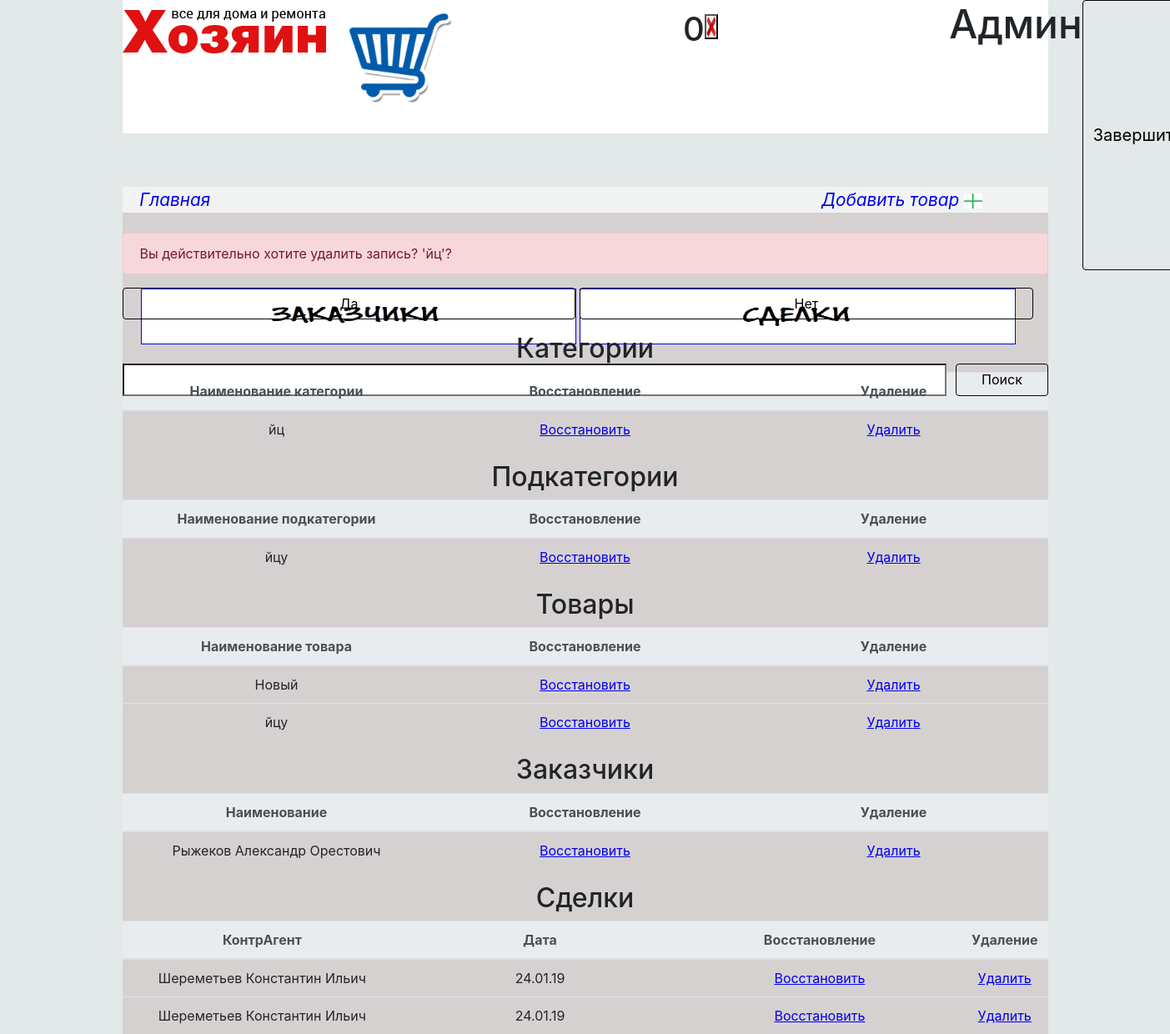
Page /delMarked.php?delGroup=йц (signed in) on the committed database.
### tables this page shows
CREATE TABLE `category` (
  `category_id` int(11) NOT NULL,
  `category_category` varchar(50) NOT NULL COMMENT 'название категории',
  `category_status` enum('0','1') NOT NULL COMMENT 'ее наличие',
  `category_sub` varchar(4) NOT NULL COMMENT 'название подкатегории',
  `category_image` varchar(50) NOT NULL
);

CREATE TABLE `product` (
  `product_id` int(11) NOT NULL,
  `product_name` varchar(100) NOT NULL COMMENT 'Наименование',
  `product_cost` int(6) NOT NULL COMMENT 'Цена',
  `product_description` varchar(512) NOT NULL COMMENT 'Описание',
  `product_image` varchar(124) NOT NULL COMMENT 'Картинка',
  `product_count` int(10) NOT NULL COMMENT 'Количество на складе',
  `product_characteristic` varchar(512) NOT NULL COMMENT 'Характеристики',
  `product_category` int(11) NOT NULL COMMENT 'Категория',
  `product_status` enum('0','1') NOT NULL COMMENT 'Статус наличия'
);

CREATE TABLE `customer` (
  `customer_id` int(11) NOT NULL,
  `customer_type` enum('0','1') NOT NULL COMMENT 'Тип(Физ/Юр)',
  `customer_name` varchar(150) NOT NULL COMMENT 'Наименование(Если Физ-Фио, Юр-организация)',
  `customer_adress` varchar(100) NOT NULL COMMENT 'Адресс',
  `customer_phone` varchar(11) NOT NULL COMMENT 'Телефон',
  `customer_status` enum('0','1') NOT NULL
);

### assets/delMarked_info.php (called while the page is built, shortened)
<?php
	$host = "localhost";
  	$login = "root";
  	$db = "tool_db";
  	$conn = mysqli_connect($host, $login, $password, $db);
	$query = "SELECT category_category FROM category Where category_status = '0' And category_sub = 'null';";
	$result = mysqli_query($conn, $query);
	$query2 = "SELECT category_category FROM category Where category_status = '0' And category_sub != 'null';";
	$result2 = mysqli_query($conn, $query2);
	$query3 = "SELECT product_name FROM product Where product_status = '0';";
	$result3 = mysqli_query($conn, $query3);
	$query4 = "SELECT customer_name FROM customer Where customer_status = '0';";
	$result4 = mysqli_query($conn, $query4);
	$query5 = "SELECT deal_name_customer,deal_date FROM deal Where deal_status = '0';";
	$result5 = mysqli_query($conn, $query5);
?>

### assets/delMarkedContent.php (the view, shortened to what this page needs)
<?php
	if (isset($_GET['delGroup'])) {
		$temp = str_replace('_',' ',$_GET['delGroup']);
		echo <<<HTML
					<br>
							<div class="alert alert-danger" role="alert">
								Вы действительно хотите удалить запись? '{$temp}'?
							</div>
							<form method="post">
							<input type="submit"  name="delYesGroup" value="Да" style="width: 49%;color: black;
						border-color:#010508;" class="btn btn-outline-secondary">
						<input type="submit"  name="delNoBTN" value="Нет" style="width: 49%;color: black;
						border-color:#010508;" class="btn btn-outline-secondary">
							</form>
HTML;
	}
	echo <<<HTML
		<h2 style="display: flex;    justify-content: center;">Категории</h2>
		<table class="table">
					<thead class="thead-light">
						<tr>
							<th class="TableCenter">Наименование категории</td>
							<th class="TableCenter">Восстановление</td>
							<th class="TableCenter">Удаление</td>
						</tr>
						</thead>
HTML;
	while($row = mysqli_fetch_array($_SESSION["DelMarkedCategory"])){
		$temp = str_replace(' ','_',$row['category_category']);
		echo <<<HEREDOC
                    <tr>
                    <td class="TableCenter">{$row['category_category']}</td>
					<td class="TableCenter"><a name=\"redGroup\" href=\delMarked.php?redGroup={$temp}>Восстановить</a></td>
					<td class="TableCenter"><a name=\"delGroup\" href=\delMarked.php?delGroup={$temp}>Удалить</a></td>
                    </tr>
HEREDOC;
	}
			echo <<<HTML
		</table>
		<h2 style="display: flex;    justify-content: center;">Подкатегории</h2>
		<table class="table">
					<thead class="thead-light">
						<tr>
							<th class="TableCenter">Наименование подкатегории</td>
							<th class="TableCenter">Восстановление</td>
							<th class="TableCenter">Удаление</td>
						</tr>
						</thead>
HTML;
	while($row = mysqli_fetch_array($_SESSION["DelMarkedSubCategory"])){
		$temp = str_replace(' ','_',$row['category_category']);
		echo <<<HEREDOC
                    <tr>
                    <td class="TableCenter">{$row['category_category']}</td>
					<td class="TableCenter"><a name=\"redGroup\" href=\delMarked.php?redGroup={$temp}>Восстановить</a></td>
					<td class="TableCenter"><a name=\"delGroup\" href=\delMarked.php?delGroup={$temp}>Удалить</a></td>
                    </tr>
HEREDOC;
	}
			echo <<<HTML
		</table>
		<h2 style="display: flex;    justify-content: center;">Товары</h2>
		<table class="table">
					<thead class="thead-light">
						<tr>
							<th class="TableCenter">Наименование товара</td>
							<th class="TableCenter">Восстановление</td>
							<th class="TableCenter">Удаление</td>
						</tr>
						</thead>
HTML;
	while($row = mysqli_fetch_array($_SESSION["DelMarkedProduct"])){
		$temp = str_replace(' ','_',$row['product_name']);
		echo <<<HEREDOC
                    <tr>
                    <td class="TableCenter">{$row['product_name']}</td>
					<td class="TableCenter"><a name=\"redProduct\" href=\delMarked.php?redProduct={$temp}>Восстановить</a></td>
					<td class="TableCenter"><a name=\"delProduct\" href=\delMarked.php?delProduct={$temp}>Удалить</a></td>
                    </tr>
HEREDOC;
	}
			echo <<<HTML
		</table>
		<h2 style="display: flex;    justify-content: center;">Заказчики</h2>
		<table class="table">
					<thead class="thead-light">
						<tr>
							<th class="TableCenter">Наименование</td>
							<th class="TableCenter">Восстановление</td>
							<th class="TableCenter">Удаление</td>
						</tr>
						</thead>
HTML;
	while($row = mysqli_fetch_array($_SESSION["DelMarkedCustomer"])){
		$temp = str_replace(' ','_',$row['customer_name']);
		echo <<<HEREDOC
                    <tr>
                    <td class="TableCenter">{$row['customer_name']}</td>
					<td class="TableCenter"><a name=\"redCustomer\" href=\delMarked.php?redCustomer={$temp}>Восстановить</a></td>
					<td class="TableCenter"><a name=\"delCustomer\" href=\delMarked.php?delCustomer={$temp}>Удалить</a></td>
                    </tr>
HEREDOC;
	}
			echo <<<HTML
		</table>
		<h2 style="display: flex;    justify-content: center;">Сделки</h2>
		<table class="table">
					<thead class="thead-light">
						<tr>
							<th class="TableCenter">КонтрАгент</td>
							<th class="TableCenter">Дата</td>
							<th class="TableCenter">Восстановление</td>
							<th class="TableCenter">Удаление</td>
						</tr>
						</thead>
HTML;
	while($row = mysqli_fetch_array($_SESSION["DelMarkedDeal"])){
		$temp = str_replace(' ','_',$row['deal_name_customer']);
		echo <<<HEREDOC
                    <tr>
                    <td class="TableCenter">{$row['deal_name_customer']}</td>
                    <td class="TableCenter">{$row['deal_date']}</td>
					<td class="TableCenter"><a name=\"redDeal\" href=\delMarked.php?redDeal={$temp}>Восстановить</a></td>
					<td class="TableCenter"><a name=\"delDeal\" href=\delMarked.php?delDeal={$temp}>Удалить</a></td>
                    </tr>
HEREDOC;
	}
	 echo <<<HTML
	 </table>
HTML;
?>

### css/style.css (style rules this page uses)
.TableCenter { width: 33%; text-align: center; }

### rows in the picture
category: category_category "йц"
category: category_category "йцу"
product: product_name "Новый"
product: product_name "йцу"
customer: customer_name "Рыжеков Александр Орестович"

### other values in the picture
$_SESSION['BasketCount'] "0"
$Privilege "Админ"
$temp "йц"
$row['deal_name_customer'] "Шереметьев Константин Ильич"
$row['deal_date'] "24.01.19"
